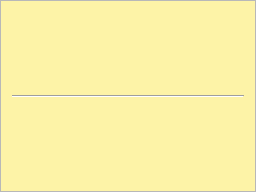
<?xml version="1.0" encoding="UTF-8"?>
<ui version="4.0">
 <class>NoteBlock</class>
 <widget class="QPlainTextEdit" name="NoteBlock">
  <property name="geometry">
   <rect>
    <x>0</x>
    <y>0</y>
    <width>256</width>
    <height>192</height>
   </rect>
  </property>
  <property name="palette">
   <palette>
    <active>
     <colorrole role="Text">
      <brush brushstyle="SolidPattern">
       <color alpha="255">
        <red>35</red>
        <green>35</green>
        <blue>35</blue>
       </color>
      </brush>
     </colorrole>
     <colorrole role="Base">
      <brush brushstyle="SolidPattern">
       <color alpha="255">
        <red>253</red>
        <green>243</green>
        <blue>167</blue>
       </color>
      </brush>
     </colorrole>
     <colorrole role="PlaceholderText">
      <brush brushstyle="SolidPattern">
       <color alpha="128">
        <red>96</red>
        <green>96</green>
        <blue>96</blue>
       </color>
      </brush>
     </colorrole>
    </active>
    <inactive>
     <colorrole role="Text">
      <brush brushstyle="SolidPattern">
       <color alpha="255">
        <red>35</red>
        <green>35</green>
        <blue>35</blue>
       </color>
      </brush>
     </colorrole>
     <colorrole role="Base">
      <brush brushstyle="SolidPattern">
       <color alpha="255">
        <red>253</red>
        <green>243</green>
        <blue>167</blue>
       </color>
      </brush>
     </colorrole>
     <colorrole role="PlaceholderText">
      <brush brushstyle="SolidPattern">
       <color alpha="128">
        <red>96</red>
        <green>96</green>
        <blue>96</blue>
       </color>
      </brush>
     </colorrole>
    </inactive>
    <disabled>
     <colorrole role="Text">
      <brush brushstyle="SolidPattern">
       <color alpha="96">
        <red>164</red>
        <green>166</green>
        <blue>168</blue>
       </color>
      </brush>
     </colorrole>
     <colorrole role="Base">
      <brush brushstyle="SolidPattern">
       <color alpha="255">
        <red>68</red>
        <green>68</green>
        <blue>68</blue>
       </color>
      </brush>
     </colorrole>
     <colorrole role="PlaceholderText">
      <brush brushstyle="SolidPattern">
       <color alpha="128">
        <red>208</red>
        <green>208</green>
        <blue>208</blue>
       </color>
      </brush>
     </colorrole>
    </disabled>
   </palette>
  </property>
  <property name="font">
   <font>
    <family>Segoe UI</family>
    <pointsize>11</pointsize>
   </font>
  </property>
  <property name="autoFillBackground">
   <bool>false</bool>
  </property>
  <property name="verticalScrollBarPolicy">
   <enum>Qt::ScrollBarAlwaysOff</enum>
  </property>
  <property name="horizontalScrollBarPolicy">
   <enum>Qt::ScrollBarAlwaysOff</enum>
  </property>
  <property name="lineWrapMode">
   <enum>QPlainTextEdit::WidgetWidth</enum>
  </property>
  <layout class="QVBoxLayout" name="verticalLayout">
   <item>
    <widget class="Line" name="ControlLine">
     <property name="sizePolicy">
      <sizepolicy hsizetype="Minimum" vsizetype="Minimum">
       <horstretch>0</horstretch>
       <verstretch>0</verstretch>
      </sizepolicy>
     </property>
     <property name="minimumSize">
      <size>
       <width>50</width>
       <height>5</height>
      </size>
     </property>
     <property name="cursor">
      <cursorShape>OpenHandCursor</cursorShape>
     </property>
     <property name="frameShadow">
      <enum>QFrame::Sunken</enum>
     </property>
     <property name="lineWidth">
      <number>1</number>
     </property>
     <property name="orientation">
      <enum>Qt::Horizontal</enum>
     </property>
    </widget>
   </item>
  </layout>
 </widget>
 <layoutdefault spacing="6" margin="11"/>
 <resources/>
 <connections/>
</ui>
